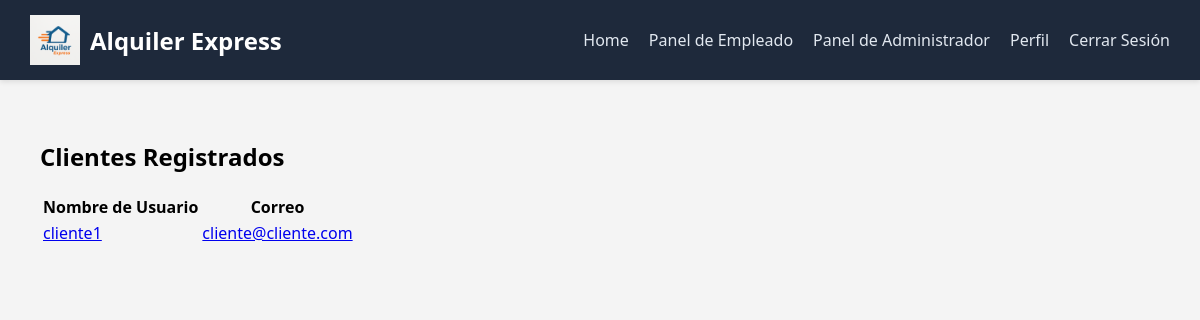
Page /usuarios/panel-admin/lista-clientes/ (signed in) on the earlier database version.
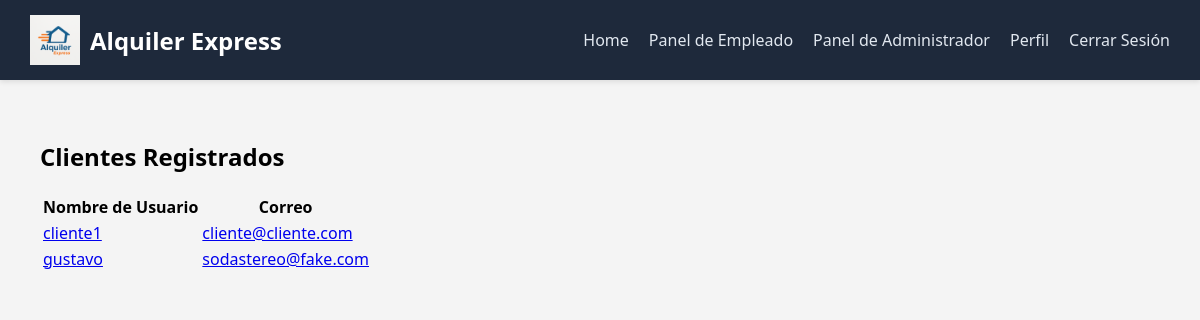
Same page on the later database version.
### gestion_usuarios/models.py (models this page shows, shortened)
class Usuario(AbstractUser):
    dni = models.CharField(max_length=10, unique=True)
    telefono = models.CharField(max_length=20)

### gestion_usuarios/views.py (the view)
# urls.py: path('panel-admin/lista-clientes/', views.listar_clientes, name='lista-clientes'),
@login_required
@user_passes_test(es_empleado)
def listar_clientes(request):
    usuarios = Usuario.objects.filter(is_staff=False, is_superuser=False)
    return render(request, 'gestion_usuarios/lista-clientes.html', {'usuarios': usuarios})

### gestion_usuarios/views.py (called while the page is built)
def es_empleado(user):
    return user.is_authenticated and user.is_staff

### templates/gestion_usuarios/lista-clientes.html
{% extends 'base.html' %}
{% block content %}
<h2>Clientes Registrados</h2>
<table>
  <thead>
    <tr>
      <th>Nombre de Usuario</th>
      <th>Correo</th>
    </tr>
  </thead>
  <tbody>
    {% for usuario in usuarios %}
    <tr>
        <td>
            <a href="{% url 'detalle-cliente' usuario.id %}">
              {{ usuario.username }}
            </a>
          </td>
      <td>
        <a href="{% url 'detalle-cliente' usuario.id %}">
          {{ usuario.email }}
        </a>
      </td>
    </tr>
    {% empty %}
    <tr><td colspan="2">No hay clientes registrados.</td></tr>
    {% endfor %}
  </tbody>
</table>
{% endblock %}

Differences in the rows shown:
added Usuario: username "gustavo", email "sodastereo@fake.com"
